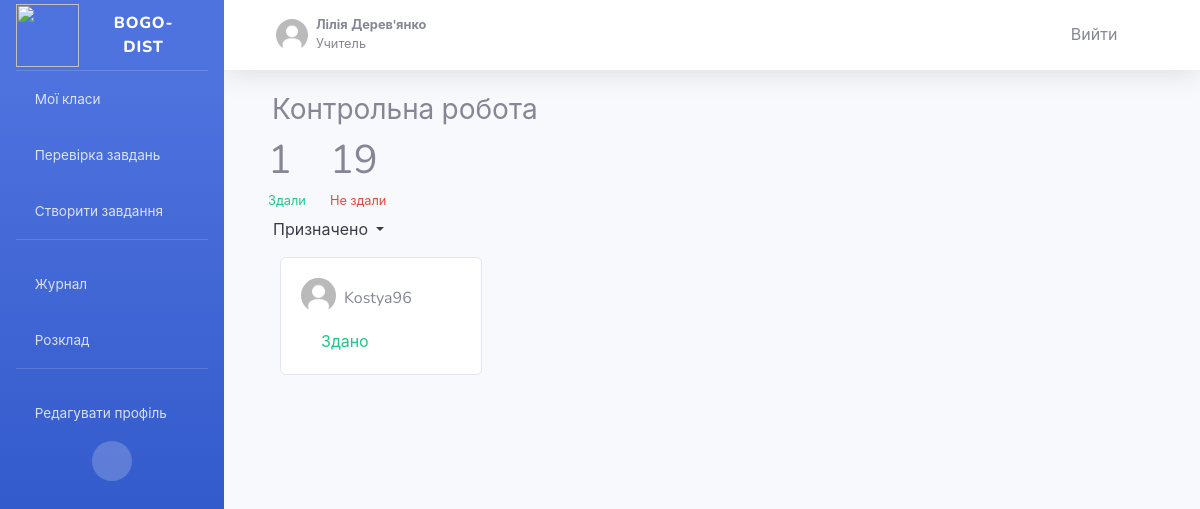
Screenshot of /classroom/assignment/5/student_work (signed in) with the database file from the repository.
### users/models.py (models this page shows, shortened)
class Profile(models.Model):
    user = models.OneToOneField(User, on_delete=models.CASCADE)
    image = models.ImageField(default='users/profile_pics/default.jpg', upload_to='users/profile_pics/')
    def is_teacher(self):
        return self.user.groups.filter(id=1).exists()

### posts/models.py (models this page shows, shortened)
class Assignment(models.Model):
    title = models.CharField(max_length=250)
    description = models.TextField()
    created_by = models.ForeignKey(User, on_delete=models.CASCADE)
    created_at = models.DateTimeField(default=timezone.now)
    topic = models.ForeignKey(Topic, on_delete=models.CASCADE)
    due_date = models.DateTimeField()
    marks = models.IntegerField(default=12)
    @property
    def submitted_assignments(self):
        return list(self.submittedassignment_set.all())
    @property
    def total_turned_in(self):
        ct = 0
        for assignment in self.submitted_assignments:
            ct += 1 if assignment.turned_in else 0
        print(ct)
        return ct
    @property
    def total_missing(self):
        print(self.topic.classroom.users.all())
        return max(len(self.topic.classroom.users.all()) - self.total_turned_in, 0)

class SubmittedAssignment(models.Model):
    assignment = models.ForeignKey(Assignment, on_delete = models.CASCADE)
    user = models.ForeignKey(User, on_delete=models.CASCADE)
    turned_in = models.BooleanField(default = False)
    grade = models.IntegerField(default=0)
    is_reviewed = models.BooleanField(default=False)
    @property
    def file_count(self):
        return len(self.assignmentfile_set.all())
    @property
    def first_file_url(self):
        return self.assignmentfile_set.first().files.url

### classroom/models.py (models this page shows, shortened)
class Topic(models.Model):
    name = models.CharField(max_length=200)
    classroom = models.ForeignKey(Classroom, on_delete=models.CASCADE)

class Classroom(models.Model):
    name = models.CharField(max_length=200, unique=True)
    classroom_code = models.CharField(max_length=20, blank=True)
    description = models.TextField(max_length=300)
    created_by = models.ForeignKey(User, on_delete=models.DO_NOTHING)
    created_at = models.DateTimeField(default=timezone.now)
    users = models.ManyToManyField(User, related_name='classrooms', through='ClassroomUsers')

### classroom/views.py (the view)
# urls.py: path('assignment/<int:pk>/student_work', views.student_work, name = 'student_work'),
@login_required
def student_work(request, pk):
    assignment = get_object_or_404(Assignment, pk=pk)
    context = {'assignment': assignment}
    return render(request, 'classroom/student_work.html', context)

### users/models.py (called while the page is built)
def get_first_name(self):
    return f'{self.first_name} {self.last_name}'

### classroom/templates/classroom/student_work.html (shortened to what this page needs)
{% extends 'base.html' %}
{% load static %}
{% load widget_tweaks %}
{% load crispy_forms_tags %}
{% block content %}
    <div class="row">
        <div class="col-lg-12">
            <h3>{{ assignment.title }}</h3>
        </div>
        <div class="col-lg-12">
        <ul class="navbar-nav">
            <div class="row">
                <li class="nav-item ml-2">
                    <h1>{{ assignment.total_turned_in }}</h1>
                    <small class='text-success'>Здали</small>
                </li>
                <li class="nav-item ml-4">
                    <h1>{{ assignment.total_missing }}</h1>
                    <small class='text-danger'>Не здали</small>
                </li>
            </div>
        </ul>
        </div>
    </div>
    <div class="row">
        <div class="dropdown">
            <button class="btn btn-light dropdown-toggle" type="button" id="dropdownMenuButton" data-toggle="dropdown" aria-haspopup="true" aria-expanded="false">
                Призначено
            </button>
        </div>
    </div>
    <div class="row">
        {% for ass in assignment.submitted_assignments %}
            <div class="col-lg-3 m-2 ">
                <div class="card">
                    <div class="card-body">
                        <div class="d-flex flex-row">
                            <img src="{{ ass.user.profile.image.url }}" width="35" height="35" alt="..." class="rounded-circle mr-2 mb-2 float-left">
                            <p class="pt-2">{{ ass.user.username }}</p>
                            <a class="btn btn-circle ml-auto" href="#" role="button" id="dropdownMenuLink" data-toggle="dropdown" aria-haspopup="true" aria-expanded="false">
                                <i class="fas fa-ellipsis-v fa-sm fa-fw text-dark"></i>
                            </a>
                        </div>
                        <div class="mt-1">
                            {% if ass.turned_in %}
                                <a href="#" class="card-link text-success">Здано</a>
                            {% else %}
                                <a href="#" class="card-link text-danger">Не здано</a>
                            {% endif %}
                        </div>
                    </div>
                </div>
            </div>
        {% endfor %}
    </div>
{% endblock content %}

### core/templates/partials/_topbar.html (shortened to what this page needs)
<nav class="navbar navbar-expand navbar-light bg-white topbar mb-4 static-top shadow">
    <ul class="navbar-nav pl-4">
        <li class="nav-item dropdown no-arrow">
            <a class="nav-link dropdown-toggle" href="#" id="userDropdown" role="button" data-toggle="dropdown"
               aria-haspopup="true" aria-expanded="false">
                <img class="img-profile rounded-circle" src="{{ request.user.profile.image.url }}">
                <span class="ml-2 d-none d-lg-inline text-gray-600 small">
                    <b>{{ request.user.first_name }} {{ request.user.last_name }} </b>
                    <br>
                    {% if request.user.profile.is_teacher %} Учитель {% else %} Учень {% endif %}
                </span>
            </a>
        </li>
    </ul>
    <ul class="navbar-nav ml-auto pr-4">
        <a class="btn" href="#" data-toggle="modal" data-target="#logoutModal">
            Вийти
            <i class="fas fa-sign-out-alt fa-sm fa-fw mr-2 text-gray-400"></i>
        </a>
    </ul>
</nav>

### rows the page displays
Assignment: title "Контрольна робота", total_turned_in "1", total_missing "19"
SubmittedAssignment: user.profile.image (placeholder picture), user.username "Kostya96", shows "Здано"

### other values shown
{{ request.user.first_name }} "Лілія"
{{ request.user.last_name }} "Дерев'янко"
